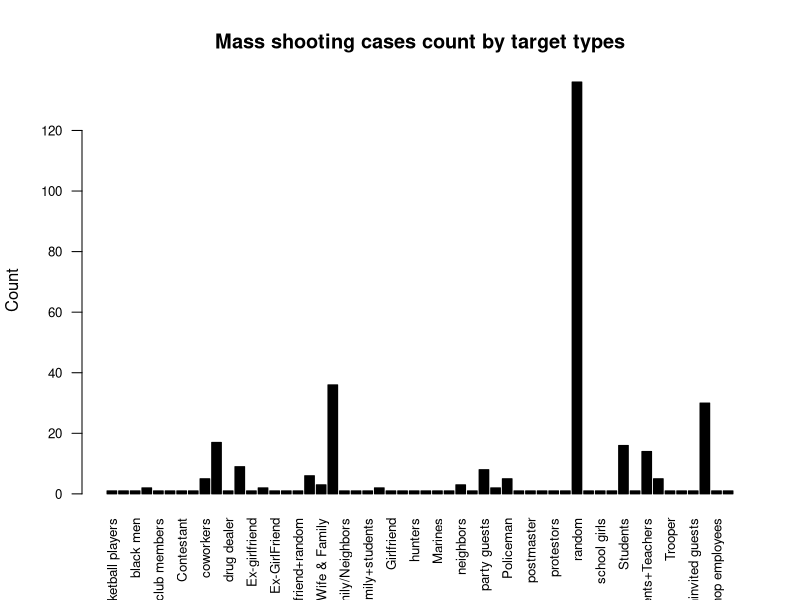
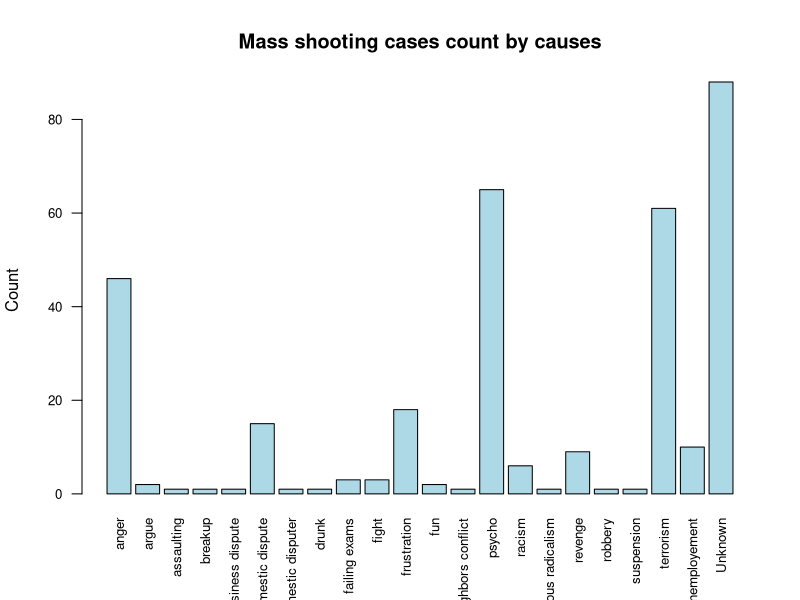
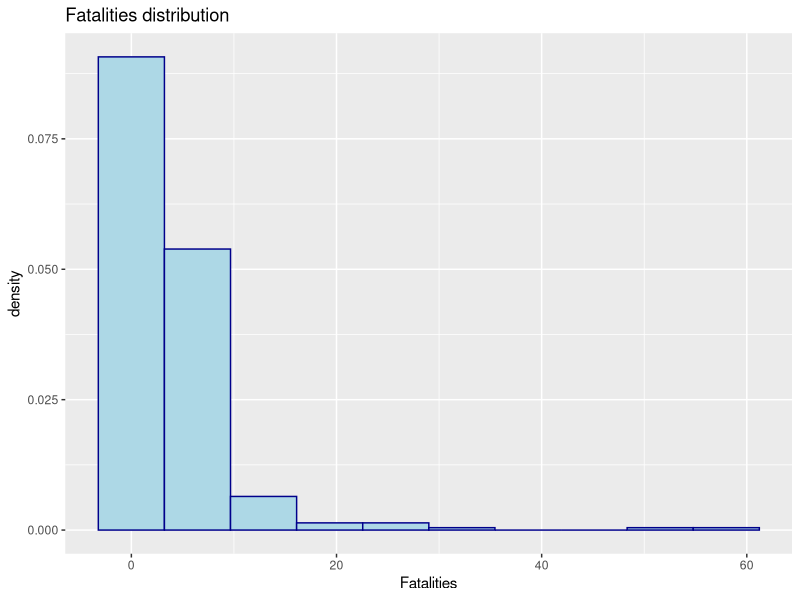

Recreate these plots in R, in order. (Note: this script raises an error after producing the figures.)
## ---- chunk 1
knitr::opts_chunk$set(echo = TRUE, warning=FALSE, message=FALSE, fig.width=8, fig.height=4)
library(tidyverse)
library(sampling)
options(digits = 4)
## ---- chunk 2

df <- read_csv('mass_shooting.csv', na = c(-999, "NA") )
# check column names and remove unneeded ones
# fix Date
df <- df %>% rename(
  Incideent_are = `Incident Area`,
  Location_type = `Open/Close Location`,
  Shooter_status = `Shooter status`,
  Shooter_number = `No. of shooter/suspect`,
  Total_vicitimes = `Total victims`,
  Policeman_killed = `Policeman Killed`,
  Suspect_age = Age,
  Employeed = `Employeed (Y/N)`,
  Employed_at = `Employed at`,
  Mental_problem = `Mental Health Issues`
) %>% select(4, 5, 3, 7:24, -10) %>% mutate(
  Date = as.Date(df$Date, "%m/%d/%y"),
  Mental_problem = ifelse(Mental_problem == 'yes', 'Yes', Mental_problem),
  Mental_problem = replace_na(Mental_problem, 'Unknown'),
  Cause = replace_na(Cause, 'Unknown'),
  Target = replace_na(Target, 'Unknown')
) %>% arrange(desc(Date) ) %>% filter(Date < '2020-12-31')
# check again
glimpse(df)
## ---- chunk 3

barplot(table(df$Target), las = 2, cex.names = 0.8, cex.axis = 0.8, 
        col = 'black', main = 'Mass shooting cases count by target types',
        ylab = 'Count')
## ---- chunk 4

barplot(table(df$Cause), las = 2, cex.names = 0.8, cex.axis = 0.8, 
        col = 'lightblue', main = 'Mass shooting cases count by causes',
        ylab = 'Count')

## ---- chunk 5
ggplot(df) + geom_histogram(aes(x = Fatalities, y = ..density..), bins = 10,
color="darkblue", fill="lightblue") + labs(title = 'Fatalities distribution')
## ---- chunk 6

# first to check correlation between deaths and victims, they should strongly positive associated

cor(df$Total_vicitimes, df$Fatalities)

df %>% group_by(Mental_problem) %>% summarise(
  death = mean(Fatalities),
  victim = mean(Total_vicitimes)
) %>% arrange( desc(death, victim))

ggplot(df) + geom_histogram(aes(Fatalities, y = ..density.., 
                                fill = Mental_problem))


df %>% group_by(Cause) %>% summarise(
  death = mean(Fatalities),
  victim = mean(Total_vicitimes)
) %>% arrange( desc(death, victim))
## ---- chunk 7
plot(prop.table(table(df$Total_vicitimes)), type = 'h', 
     ylab = 'probability', xlab = 'total victims', main = 'PDF of total victims')

# remove the outlier 585 and plot the pdf again

victim2 = subset(df$Total_vicitimes, df$Total_vicitimes != max(df$Total_vicitimes))
plot(prop.table(table(victim2)), type = 'h', 
     ylab = 'probability', xlab = 'total victims', main = 'PDF of total victims')
## ---- chunk 8

victim = df$Total_vicitimes
N = nrow(df)
sample_size = 50
n_samples = 30
xbar = numeric(n_samples)
for (i in 1:n_samples) {
  p = sample(victim, sample_size)
  xbar[i] = mean(p)
}
xbar
mean(xbar)
mean(victim)
## ---- chunk 9

# total number of samples from the population with replacement
bootstrapping = sample(victim, N, replace = T)
par(mfrow = c(1, 2))
plot(prop.table(table(bootstrapping)), type = 'l', 
     col = 'darkgreen', main = 'PDF of victims numbers 
     by sampling with replacement',
     ylab = 'probability', xlab = 'victims', xlim = c(0, 100))
plot(prop.table(table(df$Total_vicitimes)), type = 'l', 
     col = 'darkgreen', main = 'PDF of victims numbers',
     ylab = 'probability', xlab = 'victims', xlim = c(0, 100))
## ---- chunk 10

par(mfrow = c(1, 2))
k = ceiling(N / 20)
sys_samples = df[seq(from = sample(k, 1), by = k, to= N), ]
plot(prop.table(table(sys_samples$Total_vicitimes)), type = 'l', 
     col = 'darkgreen', main = 'PDF of victims numbers by 
     systematic sampling',
     ylab = 'probability', xlab = 'victims ')

plot(prop.table(table(df$Total_vicitimes)), type = 'l', 
     col = 'darkgreen', main = 'PDF of victims numbers',
     ylab = 'probability', xlab = 'victims', xlim = c(0, 100))

par(mfrow = c(1, 1))
## ---- chunk 11

pik <- inclusionprobabilities(df$Fatalities, 100)
sp <- UPsystematic(pik)
in_samples = df[sp != 0, ]
par(mfrow = c(1, 2))
plot(prop.table(table(in_samples$Total_vicitimes)), type = 'l', 
     col = 'darkgreen', main = 'PDF of victims  numbers 
     by inclusion probability',
     ylab = 'probability', xlab = 'victims', ylim = c(0, 0.3), 
     xlim = c(0, 100))

plot(prop.table(table(df$Total_vicitimes)), type = 'l', 
     col = 'darkgreen', main = 'PDF of victims  numbers',
     ylab = 'probability', xlab = 'victims ',
     ylim = c(0, 0.3), xlim = c(0, 100))
par(mfrow = c(1, 1))
## ---- chunk 12

df_stra <- df[, c('Mental_problem', 'Total_vicitimes')]
freq <- table(df_stra$Mental_problem)
st_size = 100 * freq / sum(freq)
stra_reg <- strata(df_stra, stratanames = 'Mental_problem', size = st_size, method = 'srswor')
stra_simples = getdata(df_stra, stra_reg)$Total_vicitimes
par(mfrow = c(1, 2))
plot(prop.table(table(stra_simples)), type = 'l', 
     col = 'darkgreen', main = 'PDF of victims numbers 
     by stratified sampling',
     ylab = 'probability', xlab = 'victims', ylim = c(0, 0.3), 
     xlim = c(0, 100))

plot(prop.table(table(df$Total_vicitimes)), type = 'l', 
     col = 'darkgreen', main = 'PDF of victims  numbers',
     ylab = 'probability', xlab = 'victims ',
     ylim = c(0, 0.3), xlim = c(0, 100))
par(mfrow = c(1, 1))
